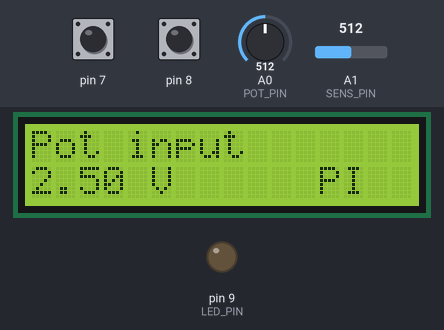
A sketch run on a simulated Arduino Uno, built with avr-gcc and run on an emulated ATmega328P. Shown: 16×2 character LCD, output pins drawn as LEDs (lit = HIGH). Inputs (shaded band) come from the test bench; at power-on: pin 8 HIGH, pin 7 HIGH, A1 (SENS_PIN) = 512, A0 (POT_PIN) = 512. What the sketch prints to the serial monitor is not drawn.

Above: at 1.2 s.
1.3 s: pin 8 pulled LOW for 0.15 s
At 2.2 s:
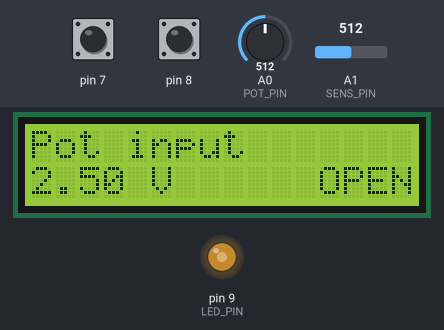
2.9 s: pin 7 pulled LOW for 0.15 s
At 3.5 s:
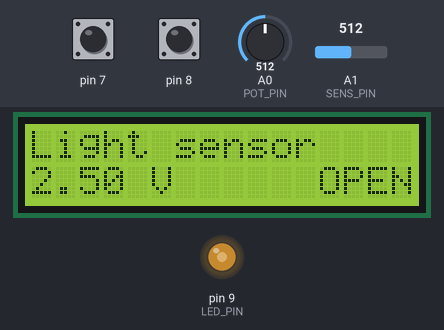
4.5 s: pin 8 pulled LOW for 1 s
At 6.0 s:
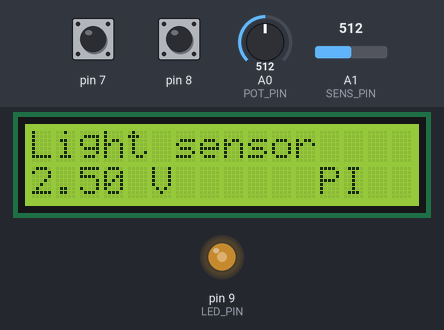
7.0 s: A1 (SENS_PIN) set to 306
At 7.6 s:
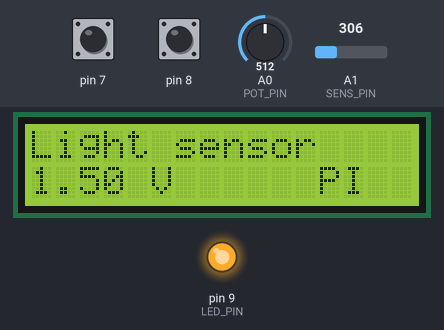
8.5 s: A0 (POT_PIN) set to 122
At 9.4 s:
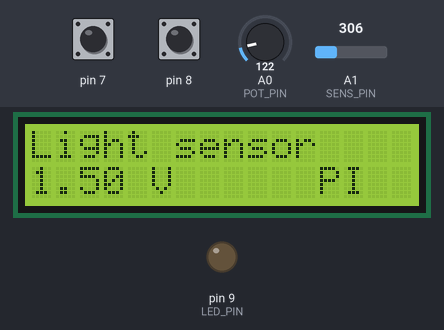
10.0 s: A1 (SENS_PIN) set to 20
At 11.2 s:
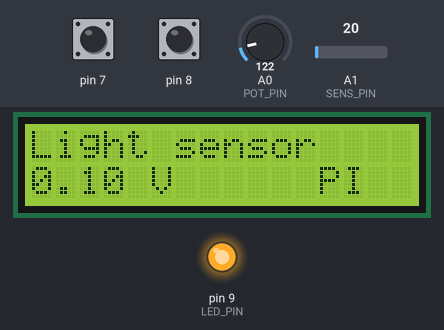
Timing chart, 0 to 12.7 s (numbered marks = the images above; inputs shaded):
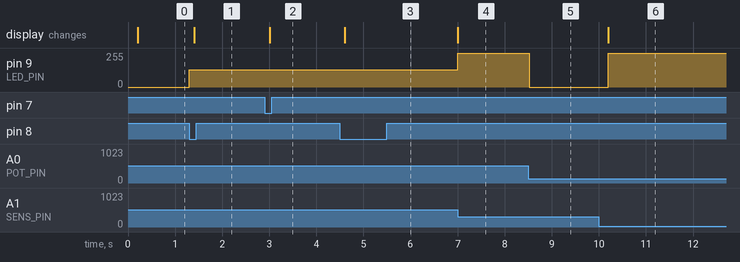

The sketch:

pi-light-controller.ino
```cpp
    #include <LiquidCrystal.h>

    LiquidCrystal lcd(12, 11, 5, 4, 3, 2);

    const uint8_t POT_PIN = A0;
    const uint8_t SENS_PIN = A1;
    const uint8_t LED_PIN = 9;

    const float KP = 1.0;
    const float KI = 5.0;
    const unsigned long DT_US = 5000;
    const float DT = DT_US / 1e6;

    struct Btn { uint8_t pin; bool prev; unsigned long t; };
    Btn viewBtn = {7, HIGH, 0};
    Btn modeBtn = {8, HIGH, 0};

    bool showPot = true;
    bool closedLoop = true;
    float integ = 0;
    float r = 0, y = 0, u = 0;

    float readVolts(uint8_t pin) {
        long s = 0;
        for (uint8_t i = 0; i < 4; i++) s += analogRead(pin);
        return s * 5.0 / (4 * 1023.0);
    }

    bool pressed(Btn &b) {
        bool now = digitalRead(b.pin);
        if (now != b.prev && millis() - b.t > 30) {
            b.t = millis();
            b.prev = now;
            return now == LOW;
        }
        return false;
    }

    void setup() {
        pinMode(LED_PIN, OUTPUT);
        pinMode(viewBtn.pin, INPUT_PULLUP);
        pinMode(modeBtn.pin, INPUT_PULLUP);
        lcd.begin(16, 2);
        Serial.begin(115200);
    }

    void loop() {
        static unsigned long lastCtl = 0, lastLcd = 0;

        if (pressed(viewBtn)) showPot = !showPot;
        if (pressed(modeBtn)) closedLoop = !closedLoop;

        if (micros() - lastCtl >= DT_US) {
            lastCtl += DT_US;
            r = readVolts(POT_PIN);
            y = readVolts(SENS_PIN);

            if (closedLoop) {
                float e = r - y;
                integ += KI * e * DT;
                integ = constrain(integ, 0.0, 1.0);   // anti-windup
                u = KP * e + integ;
            } else {
                u = r / 5.0;      // pot drives the LED directly
                integ = u;        // bumpless switch back to PI
            }
            u = constrain(u, 0.0, 1.0);
            analogWrite(LED_PIN, (int)(u * 255.0 + 0.5));
        }

        if (millis() - lastLcd >= 200) {
            lastLcd = millis();
            lcd.setCursor(0, 0);
            lcd.print(showPot ? "Pot input       " : "Light sensor    ");
            lcd.setCursor(0, 1);
            lcd.print(showPot ? r : y, 2);
            lcd.print(" V     ");
            lcd.setCursor(12, 1);
            lcd.print(closedLoop ? "PI  " : "OPEN");
            Serial.print(r); Serial.print(",");
            Serial.print(y); Serial.print(",");
            Serial.println(u * 5.0);
        }
    }
```

Measured:
- after the input at 1.3 s, pin 9 (LED_PIN): 0/255 → 128/255 at once; the display: changes after 0.11 s (image 1)
- after the input at 2.9 s, the display: changes after 0.11 s (image 2)
- after the input at 4.5 s, the display: changes after 0.11 s (image 3)
- after the input at 7.0 s, pin 9 (LED_PIN): 128/255 → 255/255 at once; the display: changes at once (image 4)
- after the input at 8.5 s, pin 9 (LED_PIN): 255/255 → 0/255 at once
- after the input at 10.0 s, pin 9 (LED_PIN): 0/255 → 255/255 after 0.20 s; the display: changes after 0.20 s (image 6)
